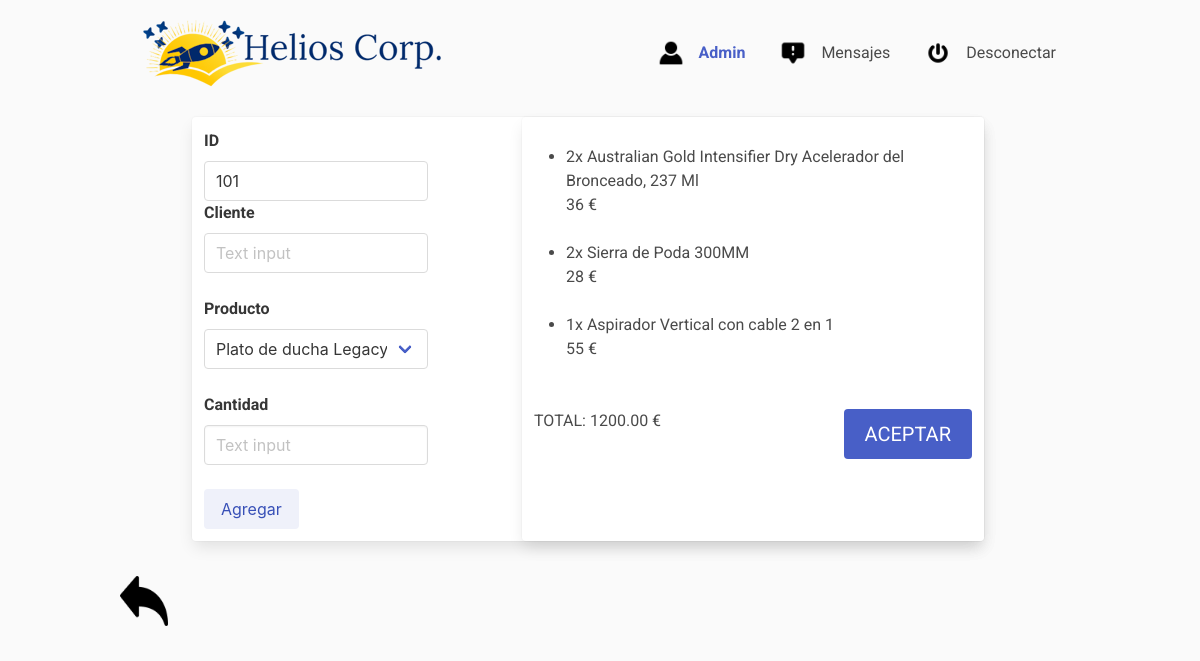
The app's page /pages/newPedido.php?idpedido=101 (signed in), older data.
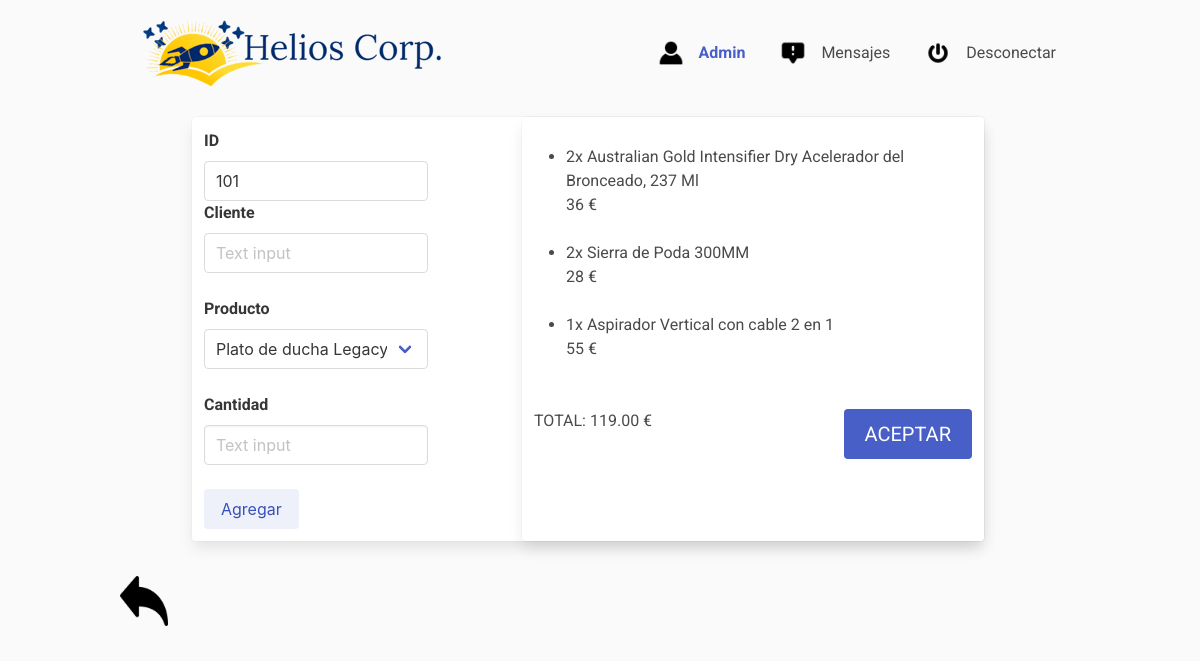
The same page, newer data.
### tables this page shows
CREATE TABLE detallePedido(
ID_Pedido integer NOT NULL,
ID_Producto integer(15) NOT NULL,
Cantidad integer NOT NULL,
PrecioUnidad numeric(15,2) NOT NULL,
 
CONSTRAINT productosPedido_fk FOREIGN KEY (ID_Pedido) REFERENCES pedidos (ID_Pedido) ON DELETE CASCADE,
CONSTRAINT productosPedido_fk2 FOREIGN KEY (ID_Producto) REFERENCES productos (ID_Producto)

);

CREATE TABLE productos (
ID_Producto integer(15) NOT NULL PRIMARY KEY,
Nombre varchar(70) NOT NULL,
Proveedor varchar(50) DEFAULT NULL,
Descripción varchar(1000),
CantidadEnStock integer NOT NULL,
PrecioVenta numeric(15,2) DEFAULT NULL,
PrecioProveedor numeric(15,2) DEFAULT NULL
);

CREATE TABLE pedidos (
ID_Pedido integer NOT NULL PRIMARY KEY unique,
ID_Cliente integer NOT NULL,
Fecha_Pedido DATE NOT NULL,
Fecha_Esperada DATE NOT NULL,
Fecha_Entrega DATE DEFAULT NULL,
Estado varchar(15) NOT NULL,
Importe numeric(15,2), 
CONSTRAINT pedidosCliente_fk FOREIGN KEY (ID_Cliente) REFERENCES clientes (ID)
);

### pages/autoloader.php (called while the page is built, shortened)
<?php
function myAutoloader($className)
{
    $path = "../class/";
    $file = $path.$className.".php";
}

### class/Connection.php (called while the page is built, shortened)
<?php
class Connection{
    protected function connect()
    {
        $fichero = file_get_contents(__DIR__."/../config/db.json");
        $datosDB = json_decode($fichero,true);
        $servername = $datosDB["servername"];
        $username = $datosDB["username"];
        $password = $datosDB["password"];
        $db = $datosDB["db"];
        try {
            $this->bbdd = new PDO("mysql:host=$servername;dbname=$db", $username, $password);
        } catch (PDOException $e) {
            echo 'Falló la conexión: ' . $e->getMessage();
        }
    }
}

### class/HeliosCorp.php (the view, shortened to what this page needs)
<?php
class HeliosCorp extends Connection
{
    public function drawProductosOptions()
    {
        try {
            $this->bbdd->beginTransaction();
            $stmt = $this->bbdd->prepare("SELECT * FROM productos");
            $stmt->execute();
            $output = "";
            while ($row = $stmt->fetch(PDO::FETCH_ASSOC)) {
                $output .= "<option value='" . $row['ID_Producto'] . "'>" . $row['Nombre'] . "</option>";
            }
            $this->bbdd->commit();
            return $output;
        } catch (PDOException $exception) {
            echo "<br> Se ha producido una ex excepción:" . $exception->getMessage();
        }
    }
    public function getPedidosProducto($id)
    {
        try {
            $this->bbdd->beginTransaction();
            $stmt = $this->bbdd->prepare("SELECT Nombre, Cantidad, PrecioUnidad FROM detallePedido INNER JOIN productos ON detallePedido.ID_Producto = productos.ID_Producto WHERE detallePedido.ID_Pedido = $id");
            $stmt->execute();
            $output = "";
            $output .= "<ul>";
            while ($detalleP = $stmt->fetch(PDO::FETCH_ASSOC)) {
                $output .= "<li>" .$detalleP['Cantidad']."x ". $detalleP['Nombre']."<br>";
                $output .= $detalleP['PrecioUnidad']*$detalleP['Cantidad'] ." € </li> ";
                $output .="<br>";
            }
            $output .= "</ul>";
            $this->bbdd->commit();
            return $output;
        } catch (PDOException $exception) {
            echo "<br> Se ha producido una excepción:" . $exception->getMessage();
        }
    }
    public function getImporteTotal($id){
        try {
            $this->bbdd->beginTransaction();
            $stmt = $this->bbdd->prepare("SELECT Importe FROM pedidos WHERE ID_Pedido = $id");
            $stmt->execute();
            $output = "";
            $importe = $stmt->fetch();
            $this->bbdd->commit();
            $output .= "<p> TOTAL: " .$importe[0]." € </p>";
            return $output;
        } catch (PDOException $exception) {
            echo "<br> Se ha producido una excepción:" . $exception->getMessage();
        }
    }
}

### pages/newPedido.php (shortened to what this page needs)
<?php
require_once 'autoloader.php';
$helios = new HeliosCorp();
?>
<!DOCTYPE html>
<html lang="en">
<head>
    <link rel="stylesheet" href="https://cdn.jsdelivr.net/npm/bulma@0.9.3/css/bulma.min.css">
    <link rel="stylesheet" href="../css/general-style.css">
</head>
<body class="">
    <?php include('headerPages.php')?>
    <main>
        <div class="block">
            <div class="columns">
                <div class="column is-2"></div>
                <div class="column is-8">
                    <form action="insertdetalleP.php" method="POST">
                        <div class="columns card">
                            <div class="column is-5">
                                <div class="columns">
                                    <div class="column is-9 ">
                                        <label class="label">ID</label>
                                        <div class="control">
                                            <input class="input" type="text" placeholder="Text input" required name="idpedido" value="<?= $_GET["idpedido"] ?>" readonly>
                                        </div>
                                        <label class="label">Cliente</label>
                                        <div class="control">
                                            <input class="input" type="text" placeholder="Text input" required name="idcliente" value="<?= $_GET["idcliente"] ?>" readonly>
                                        </div>
                                        <label class="label">Producto</label>
                                        <div class="control">
                                            <div class="select">
                                                <select required name="producto">
                                                    <?= $helios->drawProductosOptions() ?>
                                                </select>
                                            </div>
                                        </div>
                                        <label class="label">Cantidad</label>
                                        <div class="control">
                                            <input class="input" type="number" placeholder="Text input" required name="cantidad" value="">
                                        </div>
                                        <div class="field is-grouped">
                                            <div class="control">
                                                <button href="#" type="submit" method="POST" class="button is-link is-light">Agregar</button>
                                            </div>
                                        </div>
                                    </div>
                                    <div class="column is-3"></div>
                                </div>
                            </div>
                            <div class="column is-7 card ">
                                <div class="content is-justify-content-end">
                                    <?= $helios->getPedidosProducto($_GET["idpedido"]) ?>
                                </div>
                                <div class="content is-justify-content-end is-pulled-left">
                                    <?= $helios->getImporteTotal($_GET["idpedido"]) ?>
                                </div>
                                <div class="controlis-pulled-right">
                                    <a href="./pedidos.php" type="button" class="button is-link is-medium is-pulled-right">ACEPTAR</a>
                                </div>
                            </div>
                            <div class="column is-1"></div>
                        </div>
                        <div class="column is-1"></div>
                    </form>
                </div>
                <div class="column is-2"></div>
            </div>
            </div>
    </main>
    <footer class="footer2">
        <div class="container logo-nav-container">
            <a href="./crearPedido.php">
                <span class="icon is-large">
                    <img class="flechaAtras" src="../img/flecha-hacia-atras.png" alt="">
                </span>
            </a>
        </div>
    </footer>
</body>
</html>

### pages/headerPages.php (shortened to what this page needs)
<!DOCTYPE html>
<html lang="en">
<head>
    <link rel="stylesheet" href="https://cdn.jsdelivr.net/npm/bulma@0.9.3/css/bulma.min.css">
    <link rel="stylesheet" href="css/general-style.css">
</head>
<body>
<header class="">
        <div class="container logo-nav-container">
            <a href="indexMenu.php">
                <img class="main_logo" src="../img/logo5.png" alt="main_logo">
            </a>
            <div class="navbar">
                <div class="navbar-end">
                    <div class="navbar-item">
                        <a href="#">
                            <div class="icon-text navbar-item">
                                <span class="icon is-large">
                                    <img src="../img/usuario.png" alt="">
                                </span>
                                <span class="user"><?= ucfirst($_SESSION["user"])?></span>
                            </div>
                        </a>
                        <a href="#">
                            <div class="icon-text navbar-item">
                                <span class="icon is-large">
                                    <img src="../img/mensajes.png" alt="">
                                </span>
                                <span>Mensajes</span>
                            </div>
                        </a>
                        <a href="./pages/logout.php">
                            <div class="icon-text navbar-item">
                                <span class="icon is-large">
                                    <img src="../img/cerrar.png" alt="">
                                </span>
                                <span>Desconectar</span>
                            </div>
                        </a>
                    </div>
                </div>
            </div>
        </div>
    </header>
</body>
</html>

### css/general-style.css (style rules this page uses)
html, body, .navbar-end, .logo-nav-container, .footer { font-family: roboto; background-color: rgb(250, 250, 250); }
.logo-nav-container { display:flex; justify-content: space-between; align-items: center; }
.footer2 { padding-bottom: 0; padding-top: 0; }
.flechaAtras { width: 50px; height: 50px; }
.user { color:#485fc7; font-weight:bold; }

Row changes from the older to the newer data that the page shows:
changed pedidos: Importe "1200.00" → "119.00"
